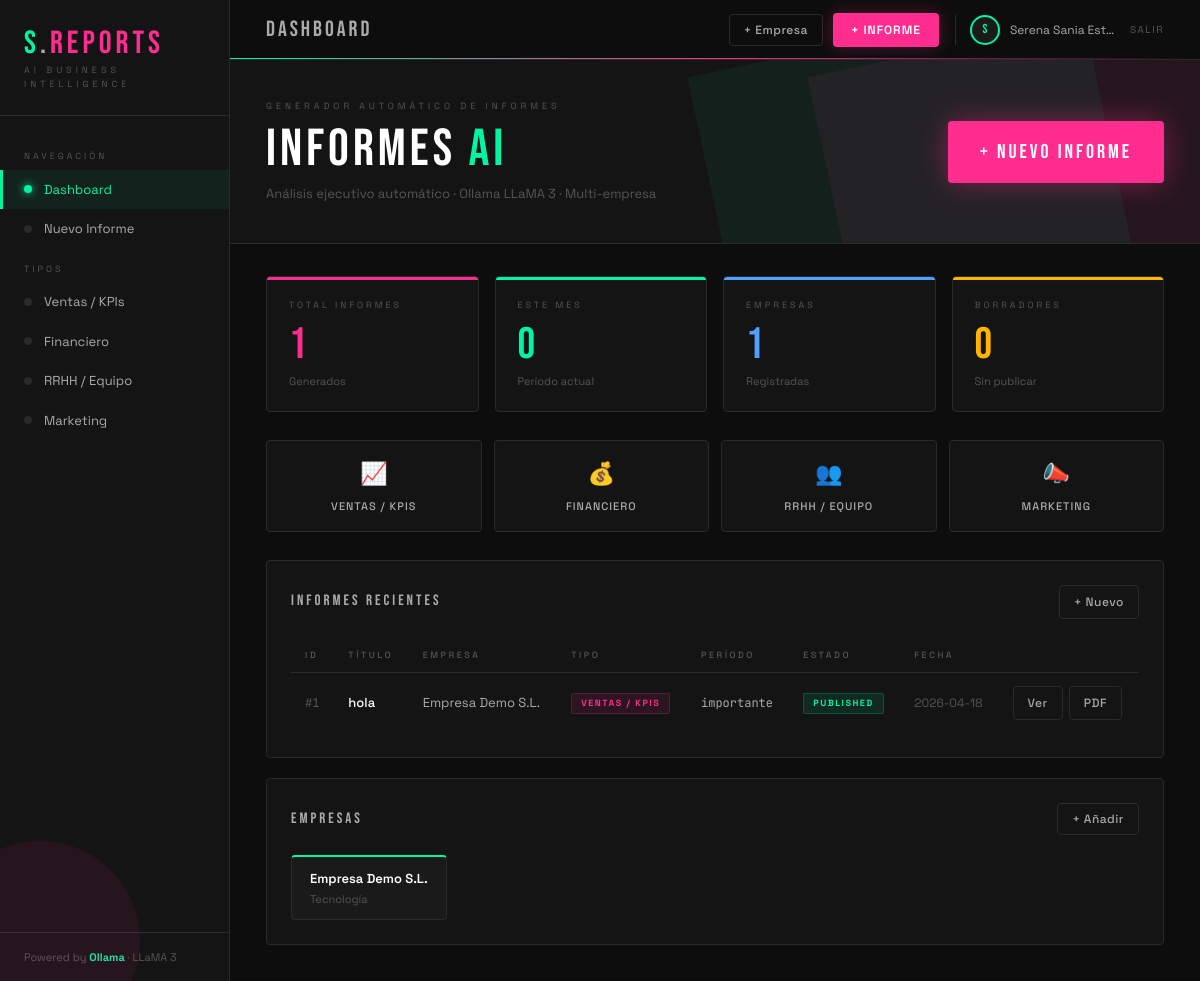
Page / (signed in) on the earlier database version.
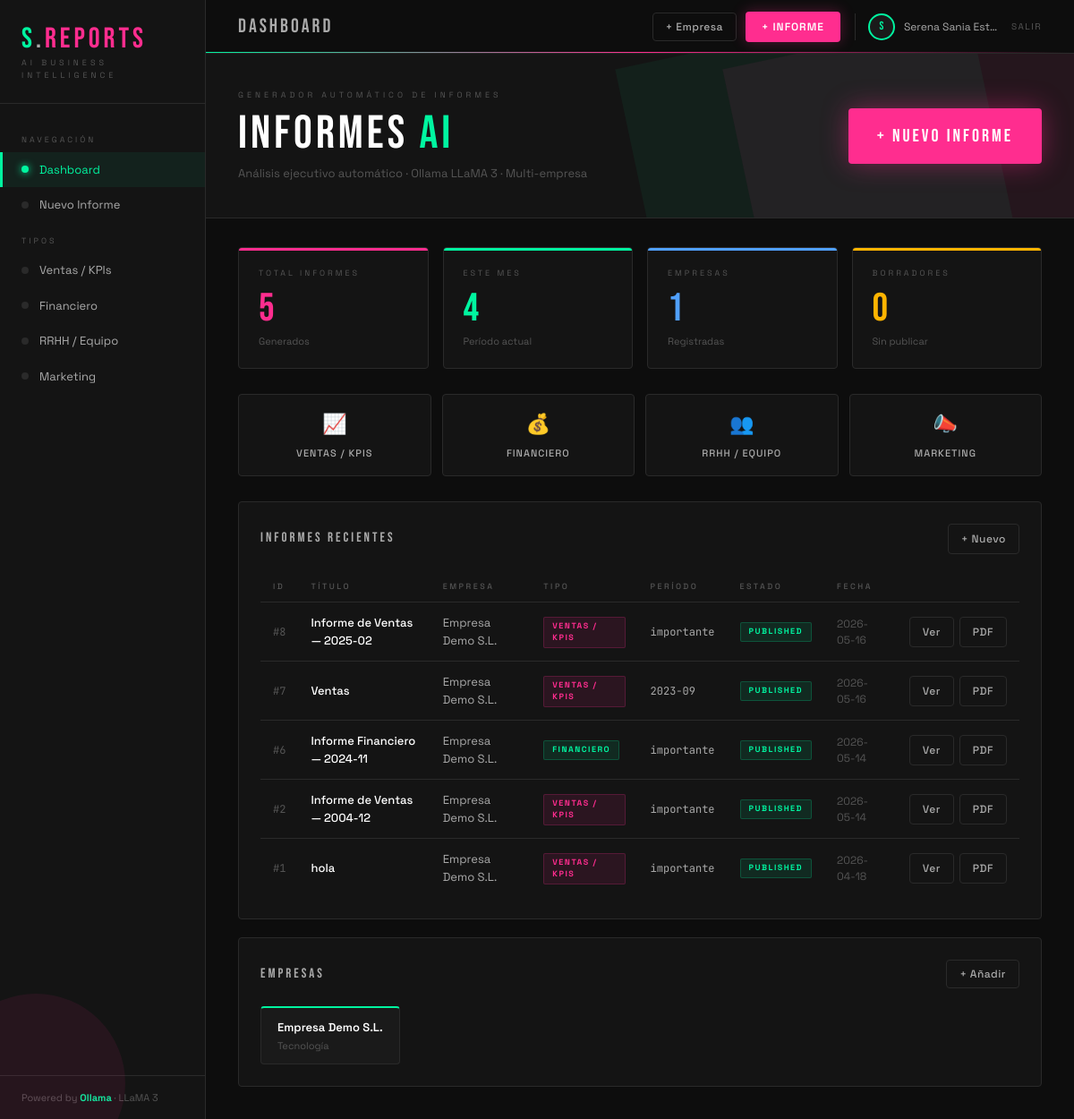
Same page on the later database version.
### tables this page shows
CREATE TABLE reports (
                id INTEGER PRIMARY KEY AUTOINCREMENT,
                company_id INTEGER,
                user_id INTEGER,
                title TEXT NOT NULL,
                report_type TEXT NOT NULL,
                period TEXT NOT NULL,
                period_label TEXT,
                status TEXT DEFAULT 'draft',
                data_json TEXT,
                analysis TEXT,
                created_at TEXT DEFAULT (datetime('now')),
                FOREIGN KEY (company_id) REFERENCES companies(id),
                FOREIGN KEY (user_id) REFERENCES users(id)
            );

CREATE TABLE companies (
                id INTEGER PRIMARY KEY AUTOINCREMENT,
                name TEXT NOT NULL,
                sector TEXT,
                created_at TEXT DEFAULT (datetime('now'))
            );

### app.py (the view)
@app.route('/')
@login_required
def index():
    db = get_db()
    companies = db.execute("SELECT * FROM companies ORDER BY name").fetchall()
    reports = db.execute("""
        SELECT r.*, c.name as company_name
        FROM reports r LEFT JOIN companies c ON r.company_id = c.id
        ORDER BY r.created_at DESC LIMIT 20
    """).fetchall()
    stats = {
        'total_reports': db.execute("SELECT COUNT(*) FROM reports").fetchone()[0],
        'this_month': db.execute("SELECT COUNT(*) FROM reports WHERE strftime('%Y-%m', created_at) = strftime('%Y-%m', 'now')").fetchone()[0],
        'companies': db.execute("SELECT COUNT(*) FROM companies").fetchone()[0],
        'pending': db.execute("SELECT COUNT(*) FROM reports WHERE status='draft'").fetchone()[0],
    }
    return render_template('index.html', companies=companies, reports=reports, stats=stats, report_types=REPORT_TYPES)

### app.py (called while the page is built)
def get_db():
    conn = sqlite3.connect(DB)
    conn.row_factory = sqlite3.Row
    return conn

def login_required(f):
    @wraps(f)
    def decorated(*args, **kwargs):
        if 'user_id' not in session:
            return redirect(url_for('login'))
        return f(*args, **kwargs)
    return decorated

### templates/index.html (shortened to what this page needs)
{% extends "base.html" %}
{% block page_title %}DASHBOARD{% endblock %}
{% block content %}
<div style="position:relative;margin:-36px -36px 32px;padding:40px 36px;background:var(--surface);border-bottom:1px solid var(--border);overflow:hidden">
  <div style="position:absolute;top:-30px;right:60px;width:400px;height:300%;background:var(--green);transform:rotate(-12deg);opacity:0.05;pointer-events:none"></div>
  <div style="position:relative;display:flex;align-items:center;justify-content:space-between;flex-wrap:wrap;gap:20px">
    <div>
      <div style="font-size:9px;letter-spacing:4px;text-transform:uppercase;color:var(--text-muted);margin-bottom:10px">Generador Automático de Informes</div>
      <div style="font-family:'Bebas Neue',sans-serif;font-size:52px;letter-spacing:4px;line-height:1;color:var(--text)">
        INFORMES <span style="color:var(--green)">AI</span>
      </div>
      <div style="font-size:13px;color:var(--text-muted);margin-top:8px">Análisis ejecutivo automático · Ollama LLaMA 3 · Multi-empresa</div>
    </div>
    <a href="{{ url_for('new_report') }}" style="display:inline-flex;align-items:center;gap:10px;background:var(--pink);color:#fff;padding:16px 32px;border-radius:4px;font-family:'Bebas Neue',sans-serif;font-size:20px;letter-spacing:3px;box-shadow:0 0 30px rgba(255,45,143,0.4);transition:all 0.2s">
      + NUEVO INFORME
    </a>
  </div>
</div>
<div class="stats-grid">
  <div class="stat-card">
    <div class="stat-stripe" style="background:var(--pink)"></div>
    <div class="stat-label">Total informes</div>
    <div class="stat-value" style="color:var(--pink)">{{ stats.total_reports }}</div>
    <div class="stat-sub">Generados</div>
  </div>
  <div class="stat-card">
    <div class="stat-stripe" style="background:var(--green)"></div>
    <div class="stat-label">Este mes</div>
    <div class="stat-value" style="color:var(--green)">{{ stats.this_month }}</div>
    <div class="stat-sub">Período actual</div>
  </div>
  <div class="stat-card">
    <div class="stat-stripe" style="background:#50a0ff"></div>
    <div class="stat-label">Empresas</div>
    <div class="stat-value" style="color:#50a0ff">{{ stats.companies }}</div>
    <div class="stat-sub">Registradas</div>
  </div>
  <div class="stat-card">
    <div class="stat-stripe" style="background:#ffb400"></div>
    <div class="stat-label">Borradores</div>
    <div class="stat-value" style="color:#ffb400">{{ stats.pending }}</div>
    <div class="stat-sub">Sin publicar</div>
  </div>
</div>
<div class="type-cards">
  {% for key, rt in report_types.items() %}
  <a href="{{ url_for('new_report') }}?type={{ key }}" class="type-card">
    <div class="tc-icon">{{ rt.icon }}</div>
    <div class="tc-label">{{ rt.label }}</div>
  </a>
  {% endfor %}
</div>
<div class="card">
  <div class="card-header">
    <div class="card-title">Informes Recientes</div>
    <a href="{{ url_for('new_report') }}" class="btn btn-ghost btn-sm">+ Nuevo</a>
  </div>
  {% if reports %}
  <div class="table-wrap">
    <table>
      <thead>
        <tr>
          <th>ID</th>
          <th>Título</th>
          <th>Empresa</th>
          <th>Tipo</th>
          <th>Período</th>
          <th>Estado</th>
          <th>Fecha</th>
          <th></th>
        </tr>
      </thead>
      <tbody>
        {% for r in reports %}
        <tr>
          <td class="mono" style="color:var(--text-muted)">#{{ r.id }}</td>
          <td style="color:var(--text);font-weight:500">{{ r.title }}</td>
          <td>{{ r.company_name or '—' }}</td>
          <td><span class="badge badge-{{ r.report_type }}">{{ report_types[r.report_type].label if r.report_type in report_types else r.report_type }}</span></td>
          <td class="mono" style="font-size:12px">{{ r.period_label or r.period }}</td>
          <td><span class="badge badge-{{ r.status }}">{{ r.status }}</span></td>
          <td style="color:var(--text-muted);font-size:12px">{{ r.created_at[:10] }}</td>
          <td>
            <div style="display:flex;gap:6px">
              <a href="{{ url_for('view_report', report_id=r.id) }}" class="btn btn-ghost btn-sm">Ver</a>
              <a href="{{ url_for('export_pdf', report_id=r.id) }}" class="btn btn-ghost btn-sm">PDF</a>
            </div>
          </td>
        </tr>
        {% endfor %}
      </tbody>
    </table>
  </div>
  {% else %}
  <div class="empty">
    <div class="empty-icon">📋</div>
    <div style="margin-bottom:16px;color:var(--text-dim)">No hay informes todavía</div>
    <a href="{{ url_for('new_report') }}" class="btn btn-primary">Generar primer informe</a>
  </div>
  {% endif %}
</div>
{% if companies %}
<div class="card" style="margin-top:20px">
  <div class="card-header">
    <div class="card-title">Empresas</div>
    <button class="btn btn-ghost btn-sm" onclick="document.getElementById('addCompanyModal').classList.add('open')">+ Añadir</button>
  </div>
  <div style="display:flex;gap:12px;flex-wrap:wrap">
    {% for c in companies %}
    <div style="background:var(--surface2);border:1px solid var(--border);border-radius:var(--radius);padding:12px 18px;border-top:2px solid var(--green)">
      <div style="font-weight:600;font-size:13px;color:var(--text)">{{ c.name }}</div>
      <div style="font-size:11px;color:var(--text-muted);margin-top:2px">{{ c.sector or 'Sin sector' }}</div>
    </div>
    {% endfor %}
  </div>
</div>
{% endif %}
{% endblock %}

### templates/base.html (shortened to what this page needs)
<!DOCTYPE html>
<html lang="es">
<head>
</head>
<body>
<div class="layout">
  <aside class="sidebar">
    <div class="sidebar-logo">
      <div class="logo-text"><span class="dot">s</span><span style="color:var(--text-dim)">.</span><span class="rep">REPORTS</span></div>
      <div class="logo-sub">AI Business Intelligence</div>
    </div>
    <nav class="sidebar-nav">
      <div class="nav-label">Navegación</div>
      <a href="{{ url_for('index') }}" class="nav-item {% if request.endpoint == 'index' %}active{% endif %}">
        <span class="nav-dot"></span> Dashboard
      </a>
      <a href="{{ url_for('new_report') }}" class="nav-item {% if request.endpoint == 'new_report' %}active{% endif %}">
        <span class="nav-dot"></span> Nuevo Informe
      </a>
      <div class="nav-label">Tipos</div>
      {% for key, rt in report_types.items() %}
      <a href="{{ url_for('new_report') }}?type={{ key }}" class="nav-item">
        <span class="nav-dot"></span> {{ rt.label }}
      </a>
      {% endfor %}
    </nav>
    <div class="sidebar-footer">
      Powered by <strong>Ollama</strong> · LLaMA 3
    </div>
  </aside>
  <div class="main">
    <div class="topbar">
      <div class="topbar-left">
        <span class="topbar-page">{% block page_title %}Dashboard{% endblock %}</span>
      </div>
      <div class="topbar-actions">
        <button class="btn btn-ghost btn-sm" onclick="document.getElementById('addCompanyModal').classList.add('open')">+ Empresa</button>
        <a href="{{ url_for('new_report') }}" style="background:var(--pink);color:#fff;padding:8px 18px;border-radius:4px;font-size:12px;font-weight:600;letter-spacing:1px;border:none;cursor:pointer;display:inline-flex;align-items:center;gap:6px;box-shadow:0 0 16px rgba(255,45,143,0.3);text-decoration:none">+ INFORME</a>
        <div style="display:flex;align-items:center;gap:10px;margin-left:6px;padding-left:14px;border-left:1px solid var(--border)">
          <div style="width:30px;height:30px;border-radius:50%;background:var(--surface2);border:2px solid var(--green);display:flex;align-items:center;justify-content:center;font-family:'Bebas Neue',sans-serif;font-size:13px;color:var(--green)">
            {{ (session.user_name or 'U')[0].upper() }}
          </div>
          <span style="font-size:12px;color:var(--text-dim);max-width:110px;overflow:hidden;text-overflow:ellipsis;white-space:nowrap">{{ session.user_name or '' }}</span>
          <a href="{{ url_for('logout') }}" style="font-size:10px;color:var(--text-muted);letter-spacing:1.5px;text-transform:uppercase">Salir</a>
        </div>
      </div>
    </div>
    <div class="page-content">
      {% block content %}{% endblock %}
    </div>
  </div>
</div>
</body>
</html>

Differences in the rows shown:
added reports: id "8", title "Informe de Ventas — 2025-02", name "Empresa Demo S.L.", report_type "VENTAS / KPIS", period_label "importante", status "PUBLISHED", created_at "2026-05-16"
added reports: id "7", title "Ventas", name "Empresa Demo S.L.", report_type "VENTAS / KPIS", period_label+period "2023-09", status "PUBLISHED", created_at "2026-05-16"
added reports: id "6", title "Informe Financiero — 2024-11", name "Empresa Demo S.L.", report_type "FINANCIERO", period_label "importante", status "PUBLISHED", created_at "2026-05-14"
added reports: id "2", title "Informe de Ventas — 2004-12", name "Empresa Demo S.L.", report_type "VENTAS / KPIS", period_label "importante", status "PUBLISHED", created_at "2026-05-14"
Other differences:
{{ stats.total_reports }}: "1" → "5"
{{ stats.this_month }}: "0" → "4"
